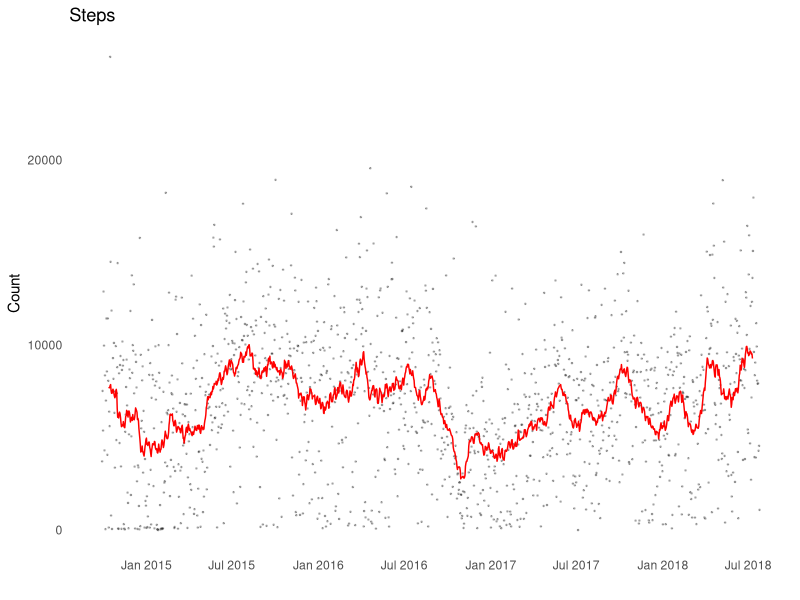

The R source for this figure:
library(tidyverse)
library(scales)
library(ggthemes)
library(zoo)

Data <- read.csv("data/multiple-daily-metrics.csv")
Data$date <- as.Date(Data$start, format = "%d-%b-%Y")
Data$steps_count <- as.numeric(Data$steps_count)
Data$steps_count_ma <- rollmean(Data$steps_count, k = 30, fill = NA)

Data %>% 
  ggplot() +
    geom_point(aes(date, steps_count), alpha = 0.25, size = 0.25) +
    geom_line(aes(date, steps_count_ma), color = 'red') +
    scale_x_date(breaks = date_breaks("6 months"),
                 labels = date_format("%b %Y")) +
    labs(title = "Steps", x = "", y = "Count", color = "Type") + 
    theme_tufte(base_family = "Helvetica", ticks=FALSE) +
    scale_colour_few()
